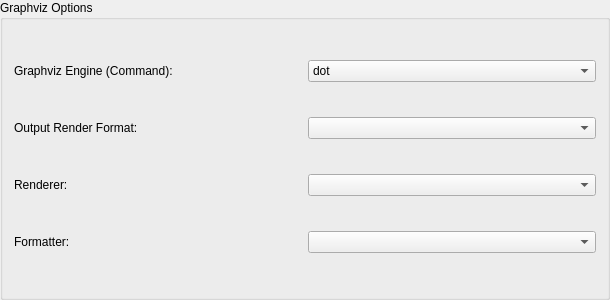
<?xml version="1.0" encoding="UTF-8"?>
<ui version="4.0">
 <class>GroupBox</class>
 <widget class="QGroupBox" name="GroupBox">
  <property name="geometry">
   <rect>
    <x>0</x>
    <y>0</y>
    <width>610</width>
    <height>300</height>
   </rect>
  </property>
  <property name="title">
   <string>Graphviz Options</string>
  </property>
  <layout class="QGridLayout" name="gridLayout">
   <item row="1" column="0">
    <widget class="QLabel" name="label_68">
     <property name="text">
      <string>Output Render Format:</string>
     </property>
    </widget>
   </item>
   <item row="2" column="1">
    <widget class="QComboBox" name="combo_renderer"/>
   </item>
   <item row="0" column="0">
    <widget class="QLabel" name="label_71">
     <property name="text">
      <string>Graphviz Engine (Command):</string>
     </property>
    </widget>
   </item>
   <item row="0" column="1">
    <widget class="QComboBox" name="combo_engine">
     <item>
      <property name="text">
       <string>dot</string>
      </property>
     </item>
     <item>
      <property name="text">
       <string>neato</string>
      </property>
     </item>
     <item>
      <property name="text">
       <string>twopi</string>
      </property>
     </item>
     <item>
      <property name="text">
       <string>circo</string>
      </property>
     </item>
     <item>
      <property name="text">
       <string>fdp</string>
      </property>
     </item>
     <item>
      <property name="text">
       <string>sfdp</string>
      </property>
     </item>
     <item>
      <property name="text">
       <string>patchwork</string>
      </property>
     </item>
     <item>
      <property name="text">
       <string>osage</string>
      </property>
     </item>
    </widget>
   </item>
   <item row="2" column="0">
    <widget class="QLabel" name="label_69">
     <property name="text">
      <string>Renderer:</string>
     </property>
    </widget>
   </item>
   <item row="1" column="1">
    <widget class="QComboBox" name="combo_format"/>
   </item>
   <item row="3" column="0">
    <widget class="QLabel" name="label_70">
     <property name="text">
      <string>Formatter:</string>
     </property>
    </widget>
   </item>
   <item row="3" column="1">
    <widget class="QComboBox" name="combo_formatter"/>
   </item>
  </layout>
 </widget>
 <resources/>
 <connections/>
</ui>
